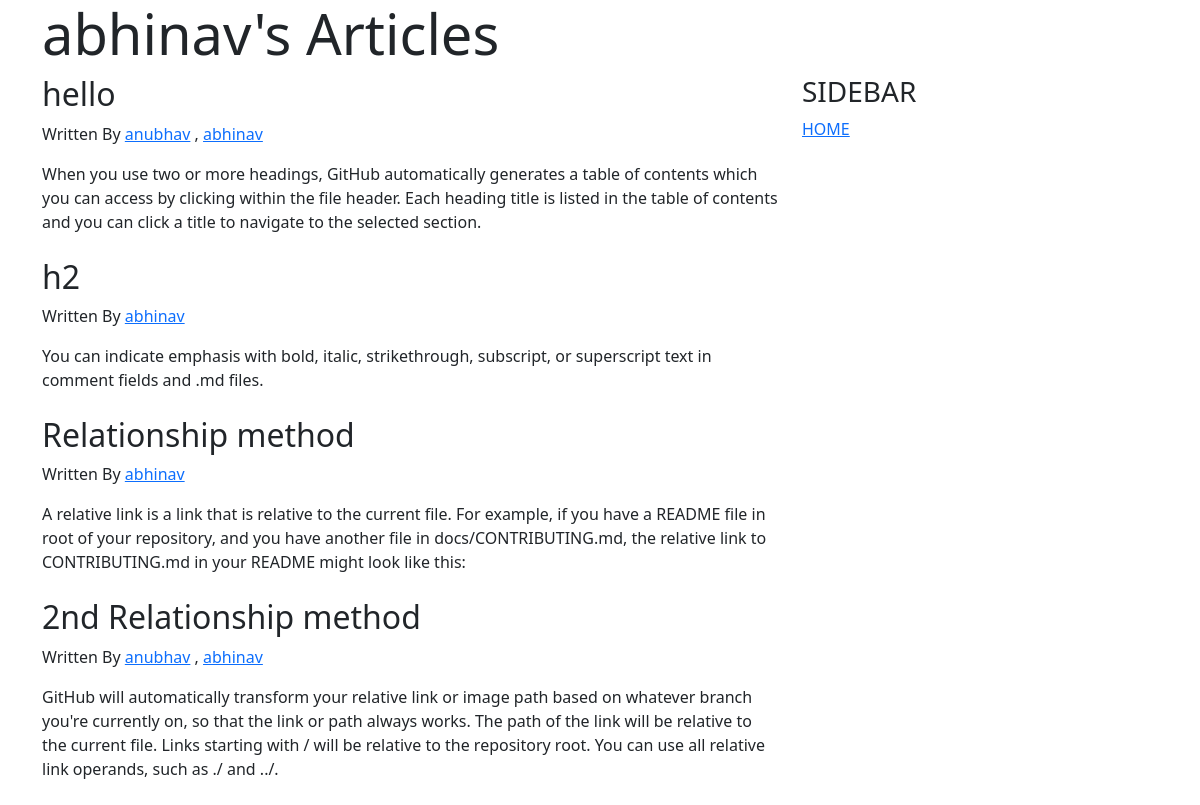
The page /articles_by/abhinav on the database its author committed.
### application/models.py (models this page shows)
class Article(db.Model):
    __tablename__ = 'article'
    article_id = db.Column(db.Integer, autoincrement = True, primary_key = True)
    title = db.Column(db.String)
    content = db.Column(db.String)
    authors = db.relationship("User", secondary = "article_authors")

class User(db.Model):
    __tablename__ = 'user'
    user_id = db.Column(db.Integer, autoincrement = True, primary_key = True)
    username = db.Column(db.String,unique = True)
    email = db.Column(db.String,unique = True)

### application/controllers.py (the view)
@app.route("/articles_by/<user_name>",methods = ["GET","POST"])
def articles_by_author(user_name):
    articles = Article.query.filter(Article.authors.any(username = user_name))
    return render_template('articles_by_author.html',articles = articles,username=user_name)

### templates/articles_by_author.html (shortened to what this page needs)
<!DOCTYPE html>
<html>
    <head>
    <link href="{{ url_for('static',filename='bootstrap/css/bootstrap.min.css') }}" rel="stylesheet" type ="text/css">
    <link href="{{ url_for('static',filename='style.css') }}" rel="stylesheet" type ="text/css">
</head>
    <body>
        <div class="container">
                <div class = "jumbotron">
                    <h1 class = "display-4">{{ username }}'s Articles</h1>
                </div>
                <div class="row">
                    <div class="col-md-8">
                        {% for article in articles %}
                        <div>
                            <h2>{{ article["title"] }}</h2>
                            <p>Written By
                                {% for author in article["authors"] %}
                                <a href = '/articles_by/{{ author["username"] }}'>{{ author["username"] }}</a>
                                {% if not loop.last %}
                                ,
                                {% endif %}
                                {% endfor %}
                            </p>
                            <div>
                                {{ article["content"] }}
                            </div>
                        </div>
                        <br>
                        {% endfor %}
                    </div>
                    <div class="col-md-4">
                        <h3>SIDEBAR</h3>
                        <a href="/">HOME</a>
                    </div>
                </div>
        </div>
    </body>
</html>
</html>

### rows shown on the page
Article: title "hello", content "When you use two or more headings, GitHub automatically generates a table of contents which you can access by clicking within the file header. Each heading title is listed in the table of contents and you can click a title to navigate to the selected section."
User: username "anubhav"
User: username "abhinav"
Article: title "h2", content "You can indicate emphasis with bold, italic, strikethrough, subscript, or superscript text in comment fields and .md files."
Article: title "Relationship method", content "A relative link is a link that is relative to the current file. For example, if you have a README file in root of your repository, and you have another file in docs/CONTRIBUTING.md, the relative link to CONTRIBUTING.md in your README might look like this:"
Article: title "2nd Relationship method", content "GitHub will automatically transform your relative link or image path based on whatever branch you're currently on, so that the link or path always works. The path of the link will be relative to the current file. Links starting with / will be relative to the repository root. You can use all relative link operands, such as ./ and ../."
